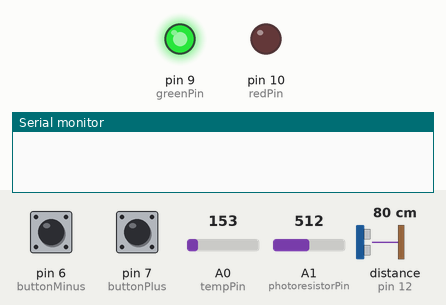
The sketch below on a simulated Arduino Uno, built with avr-gcc and run on an emulated ATmega328P. Shown: output pins drawn as LEDs (lit = HIGH), the last lines printed to the serial monitor. Wiring (inferred from the names in the program): ultrasonic range finder: trigger pin 11; echo pin 12. Inputs (shaded band) come from the test bench; at power-on: A0 (tempPin) = 153, pin 6 (buttonMinus) HIGH, distance to the obstacle (sensor on pin 12) 80 cm, pin 7 (buttonPlus) HIGH, A1 (photoresistorPin) = 512. The echo pulse lasts 58.3 µs per cm; pins used as bus, display or sensor lines are not drawn.

Above: at 1.2 s.
1.3 s: A0 (tempPin) set to 175
4.5 s: pin 6 (buttonMinus) pulled LOW for 0.15 s
At 7.6 s:
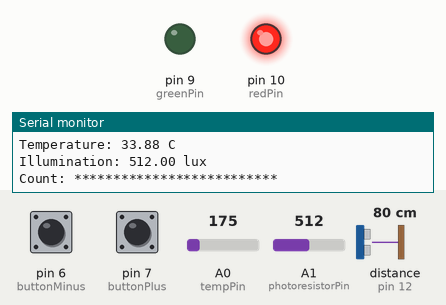
7.8 s: distance to the obstacle (sensor on pin 12) set to 2 cm
11.0 s: pin 7 (buttonPlus) pulled LOW for 0.15 s
12.6 s: pin 7 (buttonPlus) pulled LOW for 1 s
16.8 s: A0 (tempPin) set to 147
At 18.7 s:
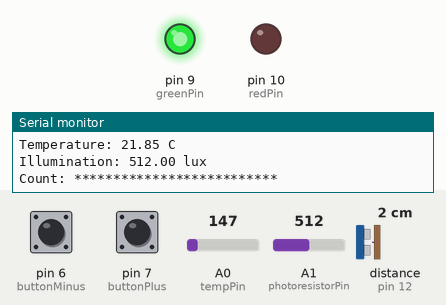
Timing chart, 0 to 20.2 s (numbered marks = the images above; inputs shaded):
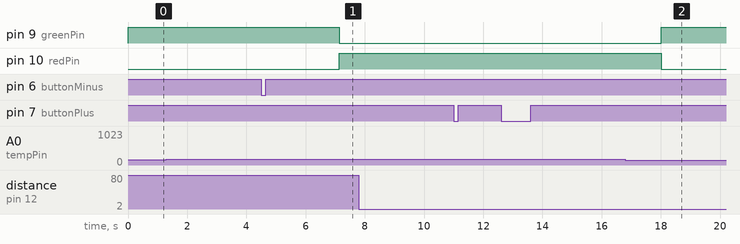

The sketch:

arduino-code.ino
```cpp
const int tempPin = A0;
const int photoresistorPin = A1;
const int buttonMinus = 6;
const int buttonPlus = 7;
const int greenPin = 9;
const int redPin = 10;
const int trigPin = 11;
const int echoPin = 12;

int buttonPlusState = LOW;
int buttonMinusState = LOW;

unsigned long lastMessageTime = 0;
unsigned long measurementStartTime = 0;
int measurementCount = 0;
float totalDistance = 0.0;
float totalTemperature = 0.0;
float totalIllumination = 0.0;


signed frequency = 5000; // (5 seconds)

void setup() {

   // Input with pull-up resistor (When button is not pressed, the pull-up resistor pulls the pin to a high logic level
  // and when the button is pressed the pin is pulled to a low logic level(ground))
  pinMode(buttonMinus, INPUT_PULLUP);
  pinMode(buttonPlus, INPUT_PULLUP);

  pinMode(greenPin, OUTPUT);
  pinMode(redPin, OUTPUT);

  pinMode(trigPin, OUTPUT);
  pinMode(echoPin, INPUT);

  digitalWrite(greenPin, HIGH); // Initially turn on green

  // Tells the Arduino to get ready to exchange messages with the Serial Monitor at a data rate of 9600 bits per second.
  Serial.begin(9600);
}

void loop() {

  /// Capture the current time in milliseconds since the Arduino board started running
  unsigned long currentTime = millis();

  buttonMinusState = digitalRead(buttonMinus);
  buttonPlusState = digitalRead(buttonPlus);

  if (buttonPlusState == HIGH && buttonMinusState == LOW) {
    Serial.println("Plus button pressed");
    if (frequency < 10000) {
      frequency += 1000;
    }
    Serial.print("Frequency: ");
    Serial.print(frequency / 1000);
    Serial.println("s");
    buttonPlusState = LOW;
  }
  else if (buttonMinusState == HIGH && buttonPlusState == LOW) {
    Serial.println("Minus button pressed");
    if (frequency > 1000) {
      frequency -= 1000;
    }
    Serial.print("Frequency: ");
    Serial.print(frequency / 1000);
    Serial.println("s");
    buttonMinusState = LOW;
  }


  // if time difference is greater or equal to specified `frequency`, basically if enough time has passed since the last message its time to send a new message
  if (currentTime - lastMessageTime >= frequency) {

    // Calculate the average measurements
    float averageDistance = totalDistance / measurementCount;
    float averageTemperature = totalTemperature / measurementCount;
    float averageIllumination = totalIllumination / measurementCount;

    // Print the message to the serial monitor
    Serial.println("**************************");
    Serial.print("Distance: ");
    Serial.print(averageDistance);
    Serial.println(" cm");
    Serial.print("Temperature: ");
    Serial.print(averageTemperature);
    Serial.println(" C");
    Serial.print("Illumination: ");
    Serial.print(averageIllumination);
    Serial.println(" lux");
    Serial.print("Count: ");
    Serial.println("**************************");


    if (averageTemperature > 30) {
      digitalWrite(greenPin, LOW);
      digitalWrite(redPin, HIGH);
    } else {
      digitalWrite(greenPin, HIGH);
      digitalWrite(redPin, LOW);
    }

    // Reset variables for the next round of measurements
    measurementStartTime = currentTime;
    totalDistance = 0.0;
    totalTemperature = 0.0;
    totalIllumination = 0.0;
    measurementCount = 0;
    lastMessageTime = currentTime;
  }

// checks if enough time has passed since the last measurement and if so, next measurement will only be taken if atleast 0.5s have passed
if (currentTime - measurementStartTime >= 500) {
  float distance = measureDistance();
  float temperature = measureTemperature();
  float illumination = measureIllumination();

  measurementCount++;
  totalDistance += distance;
  totalTemperature += temperature;
  totalIllumination += illumination;
  measurementStartTime = currentTime;

}

  delay(100);
}

float measureDistance() {
  unsigned long duration;
  float distance;

  // Clears the trigger for 2 microseconds
  digitalWrite(trigPin, LOW);
  delayMicroseconds(2);

  // Sends trigger for 10 microseconds and cuts off
  digitalWrite(trigPin, HIGH);
  delayMicroseconds(10);
  digitalWrite(trigPin, LOW);

  // Duration input and distance calculations
  duration = pulseIn(echoPin, HIGH);
  distance = duration * 0.034 / 2;

  return distance;
}

float measureTemperature() {
  int tempRaw = analogRead(tempPin);
  float tempVoltage = tempRaw * 5.0 / 1023; // Convert to voltage (0-5V)
  float tempCelsius = (tempVoltage - 0.5) * 100; // Convert to temperature in Celsius

  return tempCelsius;
}

float measureIllumination() {

  int illumination = analogRead(photoresistorPin);
  return illumination;
}
```

Measured:
- the behaviour switches between 164 and 163 on A0 (tempPin) (found by bisection; images 1 and 2)
- after the input at 1.3 s, every drawn part: stays the same
- after the input at 4.5 s, pin 9 (greenPin): HIGH → LOW after 2.6 s instead of 0.62 s; pin 10 (redPin): LOW → HIGH after 2.6 s instead of 0.62 s
- after the input at 7.8 s, every drawn part: stays the same
- after the input at 16.8 s, pin 9 (greenPin): LOW → HIGH after 1.2 s; pin 10 (redPin): HIGH → LOW after 1.2 s
